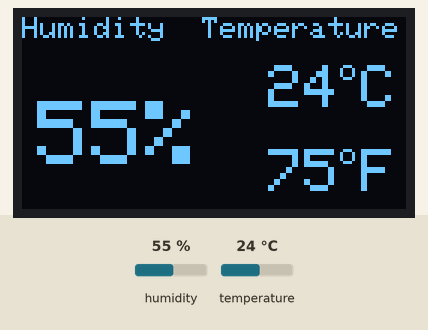
Bench run of a sketch on a simulated Arduino Uno, built with avr-gcc and run on an emulated ATmega328P. On the bench: 128×64 one-colour display. Inputs (shaded band) come from the test bench; at power-on: humidity 55 %, temperature 24 °C. The display library's start-up logo is not drawn; what the sketch prints to the serial monitor is not drawn.

Above: at 2.7 s.
2.8 s: humidity set to 22 %
At 5.4 s:
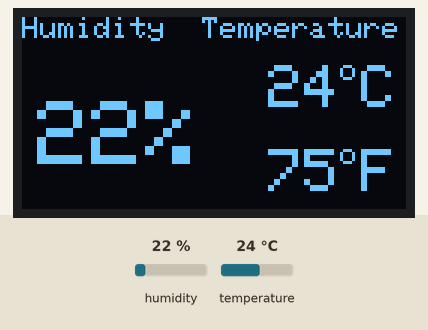
5.7 s: temperature set to 12 °C
At 6.6 s:
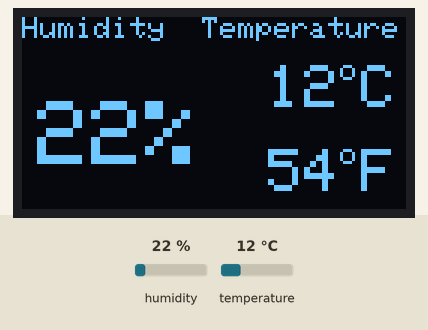
8.6 s: humidity set to 40 %
At 11.2 s:
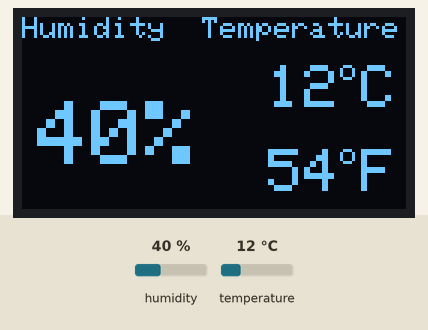
11.9 s: temperature set to 19 °C
At 13.6 s:
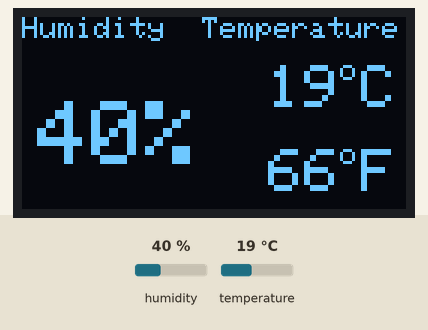
Timing chart, 0 to 15.1 s (numbered marks = the images above; inputs shaded):
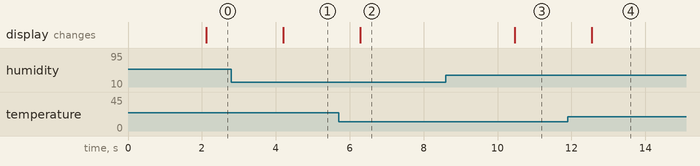

The sketch:

dht11_with_oled.ino
```cpp
#include "DHT.h"
#define DHT11Pin 15
#define DHTType DHT11
//OLED
#include  <Wire.h>
#include <Adafruit_GFX.h>
#include <Adafruit_SSD1306.h>

DHT  HT(DHT11Pin,DHTType);
float humi;
float tempC;
float tempF;

//OLED  define
#define SCREEN_WIDTH 128 // OLED display width, in pixels
#define SCREEN_HEIGHT  64 // OLED display height, in pixels
// Declaration for an SSD1306 display connected  to I2C (SDA, SCL pins)
Adafruit_SSD1306 display(SCREEN_WIDTH, SCREEN_HEIGHT,  &Wire, -1);

void setup() {
  Serial.begin(9600);
  //For DHT11
  HT.begin();
  //For OLED I2C
  if(!display.begin(SSD1306_SWITCHCAPVCC, 0x3C))  { // Address 0x3D for 128x64
    Serial.println(F("SSD1306 allocation failed"));
    for(;;);
  }
  display.display(); //Display logo
  delay(1000);
  display.clearDisplay();
}

void loop() {
 delay(1000);
 humi =  HT.readHumidity();
 tempC = HT.readTemperature();
 tempF = HT.readTemperature(true);

  Serial.print("Humidity:");
 Serial.print(humi,0);
 Serial.print("%");
  Serial.print(" Temperature:");
 Serial.print(tempC,1);
 Serial.print("C  ~ ");
 Serial.print(tempF,1);
 Serial.println("F");

 display.clearDisplay();
  oledDisplayHeader();


 oledDisplay(3,5,28,humi,"%");
 oledDisplay(2,70,16,tempC,"C");
  oledDisplay(2,70,44,tempF,"F");

 display.display();

}
void  oledDisplayHeader(){
 display.setTextSize(1);
 display.setTextColor(WHITE);
  display.setCursor(0, 0);
 display.print("Humidity");
 display.setCursor(60,  0);
 display.print("Temperature");
}
void oledDisplay(int size, int x,int  y, float value, String unit){
 int charLen=12;
 int xo=x+charLen*3.2;
  int xunit=x+charLen*3.6;
 int xval = x;
 display.setTextSize(size);
 display.setTextColor(WHITE);

 if (unit=="%"){
   display.setCursor(x, y);
   display.print(value,0);
   display.print(unit);
 } else {
   if (value>99){
    xval=x;
   }  else {
    xval=x+charLen;
   }
   display.setCursor(xval, y);
   display.print(value,0);
   display.drawCircle(xo, y+2, 2, WHITE);  // print degree symbols (  )
   display.setCursor(xunit,  y);
   display.print(unit);
 }

}
```

Measured:
- after the input at 2.8 s, the display: changes after 1.4 s (image 1)
- after the input at 5.7 s, the display: changes after 0.59 s (image 2)
- after the input at 8.6 s, the display: changes after 1.9 s (image 3)
- after the input at 11.9 s, the display: changes after 0.65 s (image 4)
